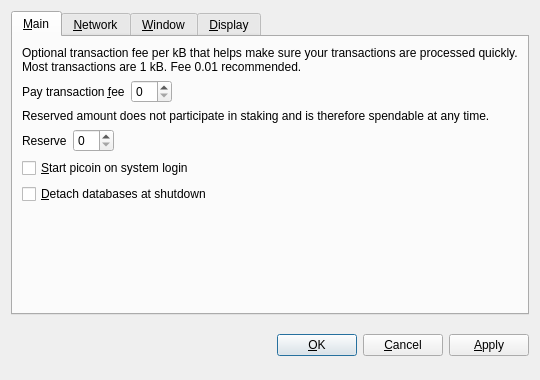
<?xml version="1.0" encoding="UTF-8"?>
<ui version="4.0">
 <class>OptionsDialog</class>
 <widget class="QDialog" name="OptionsDialog">
  <property name="geometry">
   <rect>
    <x>0</x>
    <y>0</y>
    <width>540</width>
    <height>380</height>
   </rect>
  </property>
  <property name="windowTitle">
   <string>Options</string>
  </property>
  <property name="styleSheet">
   <string notr="true">background-image: url(:/images/bkg2);</string>
  </property>
  <property name="modal">
   <bool>true</bool>
  </property>
  <layout class="QVBoxLayout" name="verticalLayout">
   <item>
    <widget class="QTabWidget" name="tabWidget">
     <property name="tabPosition">
      <enum>QTabWidget::North</enum>
     </property>
     <property name="currentIndex">
      <number>0</number>
     </property>
     <widget class="QWidget" name="tabMain">
      <attribute name="title">
       <string>&amp;Main</string>
      </attribute>
      <layout class="QVBoxLayout" name="verticalLayout_Main">
       <item>
        <widget class="QLabel" name="transactionFeeInfoLabel">
         <property name="text">
          <string>Optional transaction fee per kB that helps make sure your transactions are processed quickly. Most transactions are 1 kB. Fee 0.01 recommended.</string>
         </property>
         <property name="textFormat">
          <enum>Qt::PlainText</enum>
         </property>
         <property name="wordWrap">
          <bool>true</bool>
         </property>
        </widget>
       </item>
       <item>
        <layout class="QHBoxLayout" name="horizontalLayoutFee">
         <item>
          <widget class="QLabel" name="transactionFeeLabel">
           <property name="text">
            <string>Pay transaction &amp;fee</string>
           </property>
           <property name="textFormat">
            <enum>Qt::PlainText</enum>
           </property>
           <property name="buddy">
            <cstring>transactionFee</cstring>
           </property>
          </widget>
         </item>
         <item>
          <widget class="BitcoinAmountField" name="transactionFee"/>
         </item>
         <item>
          <spacer name="horizontalSpacerFee">
           <property name="orientation">
            <enum>Qt::Horizontal</enum>
           </property>
           <property name="sizeHint" stdset="0">
            <size>
             <width>40</width>
             <height>20</height>
            </size>
           </property>
          </spacer>
         </item>
        </layout>
       </item>
       <item>
        <widget class="QLabel" name="reserveBalanceInfoLabel">
         <property name="text">
          <string>Reserved amount does not participate in staking and is therefore spendable at any time.</string>
         </property>
         <property name="textFormat">
          <enum>Qt::PlainText</enum>
         </property>
         <property name="wordWrap">
          <bool>true</bool>
         </property>
        </widget>
       </item>
       <item>
        <layout class="QHBoxLayout" name="horizontalLayoutReserveBalance">
         <item>
          <widget class="QLabel" name="reserveBalanceLabel">
           <property name="text">
            <string>Reserve</string>
           </property>
           <property name="textFormat">
            <enum>Qt::PlainText</enum>
           </property>
           <property name="buddy">
            <cstring>reserveBalance</cstring>
           </property>
          </widget>
         </item>
         <item>
          <widget class="BitcoinAmountField" name="reserveBalance"/>
         </item>
         <item>
          <spacer name="horizontalSpacerReserveBalance">
           <property name="orientation">
            <enum>Qt::Horizontal</enum>
           </property>
           <property name="sizeHint" stdset="0">
            <size>
             <width>40</width>
             <height>20</height>
            </size>
           </property>
          </spacer>
         </item>
        </layout>
       </item>
       <item>
        <widget class="QCheckBox" name="bitcoinAtStartup">
         <property name="toolTip">
          <string>Automatically start picoin after logging in to the system.</string>
         </property>
         <property name="text">
          <string>&amp;Start picoin on system login</string>
         </property>
        </widget>
       </item>
       <item>
        <widget class="QCheckBox" name="detachDatabases">
         <property name="toolTip">
          <string>Detach block and address databases at shutdown. This means they can be moved to another data directory, but it slows down shutdown. The wallet is always detached.</string>
         </property>
         <property name="text">
          <string>&amp;Detach databases at shutdown</string>
         </property>
        </widget>
       </item>
       <item>
        <spacer name="verticalSpacer_Main">
         <property name="orientation">
          <enum>Qt::Vertical</enum>
         </property>
         <property name="sizeHint" stdset="0">
          <size>
           <width>20</width>
           <height>40</height>
          </size>
         </property>
        </spacer>
       </item>
      </layout>
     </widget>
     <widget class="QWidget" name="tabNetwork">
      <attribute name="title">
       <string>&amp;Network</string>
      </attribute>
      <layout class="QVBoxLayout" name="verticalLayout_Network">
       <item>
        <widget class="QCheckBox" name="mapPortUpnp">
         <property name="toolTip">
          <string>Automatically open the picoin client port on the router. This only works when your router supports UPnP and it is enabled.</string>
         </property>
         <property name="text">
          <string>Map port using &amp;UPnP</string>
         </property>
        </widget>
       </item>
       <item>
        <widget class="QCheckBox" name="connectSocks">
         <property name="toolTip">
          <string>Connect to the picoin network through a SOCKS proxy (e.g. when connecting through Tor).</string>
         </property>
         <property name="text">
          <string>&amp;Connect through SOCKS proxy:</string>
         </property>
        </widget>
       </item>
       <item>
        <layout class="QHBoxLayout" name="horizontalLayout_Network">
         <item>
          <widget class="QLabel" name="proxyIpLabel">
           <property name="text">
            <string>Proxy &amp;IP:</string>
           </property>
           <property name="textFormat">
            <enum>Qt::PlainText</enum>
           </property>
           <property name="buddy">
            <cstring>proxyIp</cstring>
           </property>
          </widget>
         </item>
         <item>
          <widget class="QValidatedLineEdit" name="proxyIp">
           <property name="maximumSize">
            <size>
             <width>140</width>
             <height>16777215</height>
            </size>
           </property>
           <property name="toolTip">
            <string>IP address of the proxy (e.g. 127.0.0.1)</string>
           </property>
          </widget>
         </item>
         <item>
          <widget class="QLabel" name="proxyPortLabel">
           <property name="text">
            <string>&amp;Port:</string>
           </property>
           <property name="textFormat">
            <enum>Qt::PlainText</enum>
           </property>
           <property name="buddy">
            <cstring>proxyPort</cstring>
           </property>
          </widget>
         </item>
         <item>
          <widget class="QLineEdit" name="proxyPort">
           <property name="maximumSize">
            <size>
             <width>55</width>
             <height>16777215</height>
            </size>
           </property>
           <property name="toolTip">
            <string>Port of the proxy (e.g. 9050)</string>
           </property>
          </widget>
         </item>
         <item>
          <widget class="QLabel" name="socksVersionLabel">
           <property name="text">
            <string>SOCKS &amp;Version:</string>
           </property>
           <property name="textFormat">
            <enum>Qt::PlainText</enum>
           </property>
           <property name="buddy">
            <cstring>socksVersion</cstring>
           </property>
          </widget>
         </item>
         <item>
          <widget class="QValueComboBox" name="socksVersion">
           <property name="toolTip">
            <string>SOCKS version of the proxy (e.g. 5)</string>
           </property>
          </widget>
         </item>
         <item>
          <spacer name="horizontalSpacer_Network">
           <property name="orientation">
            <enum>Qt::Horizontal</enum>
           </property>
           <property name="sizeHint" stdset="0">
            <size>
             <width>40</width>
             <height>20</height>
            </size>
           </property>
          </spacer>
         </item>
        </layout>
       </item>
       <item>
        <spacer name="verticalSpacer_Network">
         <property name="orientation">
          <enum>Qt::Vertical</enum>
         </property>
         <property name="sizeHint" stdset="0">
          <size>
           <width>20</width>
           <height>40</height>
          </size>
         </property>
        </spacer>
       </item>
      </layout>
     </widget>
     <widget class="QWidget" name="tabWindow">
      <attribute name="title">
       <string>&amp;Window</string>
      </attribute>
      <layout class="QVBoxLayout" name="verticalLayout_Window">
       <item>
        <widget class="QCheckBox" name="minimizeToTray">
         <property name="toolTip">
          <string>Show only a tray icon after minimizing the window.</string>
         </property>
         <property name="text">
          <string>&amp;Minimize to the tray instead of the taskbar</string>
         </property>
        </widget>
       </item>
       <item>
        <widget class="QCheckBox" name="minimizeOnClose">
         <property name="toolTip">
          <string>Minimize instead of exit the application when the window is closed. When this option is enabled, the application will be closed only after selecting Quit in the menu.</string>
         </property>
         <property name="text">
          <string>M&amp;inimize on close</string>
         </property>
        </widget>
       </item>
       <item>
        <spacer name="verticalSpacer_Window">
         <property name="orientation">
          <enum>Qt::Vertical</enum>
         </property>
         <property name="sizeHint" stdset="0">
          <size>
           <width>20</width>
           <height>40</height>
          </size>
         </property>
        </spacer>
       </item>
      </layout>
     </widget>
     <widget class="QWidget" name="tabDisplay">
      <attribute name="title">
       <string>&amp;Display</string>
      </attribute>
      <layout class="QVBoxLayout" name="verticalLayout_Display">
       <item>
        <layout class="QHBoxLayout" name="horizontalLayout_1_Display">
         <item>
          <widget class="QLabel" name="langLabel">
           <property name="text">
            <string>User Interface &amp;language:</string>
           </property>
           <property name="textFormat">
            <enum>Qt::PlainText</enum>
           </property>
           <property name="buddy">
            <cstring>lang</cstring>
           </property>
          </widget>
         </item>
         <item>
          <widget class="QValueComboBox" name="lang">
           <property name="toolTip">
            <string>The user interface language can be set here. This setting will take effect after restarting picoin.</string>
           </property>
          </widget>
         </item>
        </layout>
       </item>
       <item>
        <layout class="QHBoxLayout" name="horizontalLayout_2_Display">
         <item>
          <widget class="QLabel" name="unitLabel">
           <property name="text">
            <string>&amp;Unit to show amounts in:</string>
           </property>
           <property name="textFormat">
            <enum>Qt::PlainText</enum>
           </property>
           <property name="buddy">
            <cstring>unit</cstring>
           </property>
          </widget>
         </item>
         <item>
          <widget class="QValueComboBox" name="unit">
           <property name="toolTip">
            <string>Choose the default subdivision unit to show in the interface and when sending coins.</string>
           </property>
          </widget>
         </item>
        </layout>
       </item>
       <item>
        <widget class="QCheckBox" name="displayAddresses">
         <property name="toolTip">
          <string>Whether to show picoin addresses in the transaction list or not.</string>
         </property>
         <property name="text">
          <string>&amp;Display addresses in transaction list</string>
         </property>
        </widget>
       </item>
       <item>
        <widget class="QCheckBox" name="coinControlFeatures">
         <property name="toolTip">
          <string>Whether to show coin control features or not.</string>
         </property>
         <property name="text">
          <string>Display coin &amp;control features (experts only!)</string>
         </property>
        </widget>
       </item>
       <item>
        <spacer name="verticalSpacer_Display">
         <property name="orientation">
          <enum>Qt::Vertical</enum>
         </property>
         <property name="sizeHint" stdset="0">
          <size>
           <width>20</width>
           <height>40</height>
          </size>
         </property>
        </spacer>
       </item>
      </layout>
     </widget>
    </widget>
   </item>
   <item>
    <layout class="QHBoxLayout" name="horizontalLayout_Buttons">
     <item>
      <spacer name="horizontalSpacer_1">
       <property name="orientation">
        <enum>Qt::Horizontal</enum>
       </property>
       <property name="sizeHint" stdset="0">
        <size>
         <width>40</width>
         <height>48</height>
        </size>
       </property>
      </spacer>
     </item>
     <item>
      <widget class="QLabel" name="statusLabel">
       <property name="font">
        <font>
         <weight>75</weight>
         <bold>true</bold>
        </font>
       </property>
       <property name="text">
        <string/>
       </property>
       <property name="textFormat">
        <enum>Qt::PlainText</enum>
       </property>
       <property name="wordWrap">
        <bool>true</bool>
       </property>
      </widget>
     </item>
     <item>
      <spacer name="horizontalSpacer_2">
       <property name="orientation">
        <enum>Qt::Horizontal</enum>
       </property>
       <property name="sizeHint" stdset="0">
        <size>
         <width>40</width>
         <height>48</height>
        </size>
       </property>
      </spacer>
     </item>
     <item>
      <widget class="QPushButton" name="okButton">
       <property name="text">
        <string>&amp;OK</string>
       </property>
      </widget>
     </item>
     <item>
      <widget class="QPushButton" name="cancelButton">
       <property name="text">
        <string>&amp;Cancel</string>
       </property>
       <property name="autoDefault">
        <bool>false</bool>
       </property>
      </widget>
     </item>
     <item>
      <widget class="QPushButton" name="applyButton">
       <property name="text">
        <string>&amp;Apply</string>
       </property>
       <property name="autoDefault">
        <bool>false</bool>
       </property>
      </widget>
     </item>
    </layout>
   </item>
  </layout>
 </widget>
 <customwidgets>
  <customwidget>
   <class>BitcoinAmountField</class>
   <extends>QSpinBox</extends>
   <header>bitcoinamountfield.h</header>
   <container>1</container>
  </customwidget>
  <customwidget>
   <class>QValueComboBox</class>
   <extends>QComboBox</extends>
   <header>qvaluecombobox.h</header>
  </customwidget>
  <customwidget>
   <class>QValidatedLineEdit</class>
   <extends>QLineEdit</extends>
   <header>qvalidatedlineedit.h</header>
  </customwidget>
 </customwidgets>
 <resources/>
 <connections/>
</ui>
